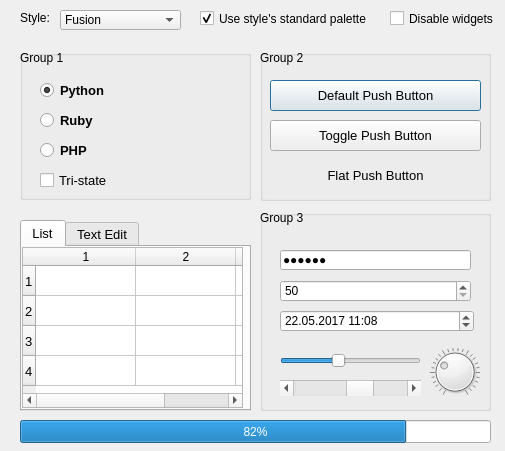
<?xml version="1.0" encoding="UTF-8"?>
<ui version="4.0">
 <class>MainWindow</class>
 <widget class="QMainWindow" name="MainWindow">
  <property name="geometry">
   <rect>
    <x>0</x>
    <y>0</y>
    <width>505</width>
    <height>451</height>
   </rect>
  </property>
  <property name="windowTitle">
   <string>MainWindow</string>
  </property>
  <widget class="QWidget" name="centralwidget">
   <widget class="QComboBox" name="comboBox_3">
    <property name="geometry">
     <rect>
      <x>60</x>
      <y>10</y>
      <width>121</width>
      <height>20</height>
     </rect>
    </property>
    <item>
     <property name="text">
      <string>Fusion</string>
     </property>
    </item>
   </widget>
   <widget class="QLabel" name="label_4">
    <property name="geometry">
     <rect>
      <x>20</x>
      <y>10</y>
      <width>51</width>
      <height>16</height>
     </rect>
    </property>
    <property name="font">
     <font>
      <pointsize>9</pointsize>
     </font>
    </property>
    <property name="text">
     <string>Style:</string>
    </property>
    <property name="textFormat">
     <enum>Qt::PlainText</enum>
    </property>
   </widget>
   <widget class="QGroupBox" name="groupBox">
    <property name="geometry">
     <rect>
      <x>20</x>
      <y>50</y>
      <width>231</width>
      <height>150</height>
     </rect>
    </property>
    <property name="title">
     <string/>
    </property>
    <widget class="QRadioButton" name="radioButton">
     <property name="geometry">
      <rect>
       <x>20</x>
       <y>10</y>
       <width>82</width>
       <height>60</height>
      </rect>
     </property>
     <property name="font">
      <font>
       <pointsize>10</pointsize>
       <weight>75</weight>
       <bold>true</bold>
      </font>
     </property>
     <property name="text">
      <string>Python</string>
     </property>
     <property name="checked">
      <bool>true</bool>
     </property>
    </widget>
    <widget class="QRadioButton" name="radioButton_2">
     <property name="geometry">
      <rect>
       <x>20</x>
       <y>40</y>
       <width>82</width>
       <height>60</height>
      </rect>
     </property>
     <property name="font">
      <font>
       <pointsize>10</pointsize>
       <weight>75</weight>
       <bold>true</bold>
      </font>
     </property>
     <property name="text">
      <string>Ruby</string>
     </property>
    </widget>
    <widget class="QRadioButton" name="radioButton_3">
     <property name="geometry">
      <rect>
       <x>20</x>
       <y>70</y>
       <width>82</width>
       <height>60</height>
      </rect>
     </property>
     <property name="font">
      <font>
       <pointsize>10</pointsize>
       <weight>75</weight>
       <bold>true</bold>
      </font>
     </property>
     <property name="text">
      <string>PHP</string>
     </property>
    </widget>
    <widget class="QCheckBox" name="checkBox_2">
     <property name="geometry">
      <rect>
       <x>20</x>
       <y>100</y>
       <width>70</width>
       <height>60</height>
      </rect>
     </property>
     <property name="font">
      <font>
       <pointsize>10</pointsize>
      </font>
     </property>
     <property name="tabletTracking">
      <bool>false</bool>
     </property>
     <property name="text">
      <string>Tri-state</string>
     </property>
     <property name="checked">
      <bool>false</bool>
     </property>
     <property name="autoRepeat">
      <bool>false</bool>
     </property>
     <property name="autoExclusive">
      <bool>false</bool>
     </property>
     <property name="tristate">
      <bool>true</bool>
     </property>
    </widget>
    <widget class="QLabel" name="label_5">
     <property name="geometry">
      <rect>
       <x>0</x>
       <y>0</y>
       <width>50</width>
       <height>16</height>
      </rect>
     </property>
     <property name="text">
      <string>Group 1</string>
     </property>
    </widget>
   </widget>
   <widget class="QCheckBox" name="checkBox">
    <property name="enabled">
     <bool>true</bool>
    </property>
    <property name="geometry">
     <rect>
      <x>200</x>
      <y>10</y>
      <width>191</width>
      <height>17</height>
     </rect>
    </property>
    <property name="font">
     <font>
      <pointsize>9</pointsize>
     </font>
    </property>
    <property name="autoFillBackground">
     <bool>false</bool>
    </property>
    <property name="text">
     <string>Use style's standard palette</string>
    </property>
    <property name="checked">
     <bool>true</bool>
    </property>
    <property name="tristate">
     <bool>false</bool>
    </property>
   </widget>
   <widget class="QCheckBox" name="checkBox_3">
    <property name="enabled">
     <bool>true</bool>
    </property>
    <property name="geometry">
     <rect>
      <x>390</x>
      <y>10</y>
      <width>111</width>
      <height>17</height>
     </rect>
    </property>
    <property name="font">
     <font>
      <pointsize>9</pointsize>
     </font>
    </property>
    <property name="autoFillBackground">
     <bool>false</bool>
    </property>
    <property name="text">
     <string>Disable widgets</string>
    </property>
    <property name="checked">
     <bool>false</bool>
    </property>
    <property name="tristate">
     <bool>false</bool>
    </property>
   </widget>
   <widget class="QLabel" name="label_6">
    <property name="geometry">
     <rect>
      <x>260</x>
      <y>50</y>
      <width>51</width>
      <height>16</height>
     </rect>
    </property>
    <property name="text">
     <string>Group 2</string>
    </property>
   </widget>
   <widget class="QGroupBox" name="groupBox_2">
    <property name="geometry">
     <rect>
      <x>260</x>
      <y>50</y>
      <width>231</width>
      <height>151</height>
     </rect>
    </property>
    <property name="title">
     <string/>
    </property>
    <widget class="QPushButton" name="pushButton">
     <property name="geometry">
      <rect>
       <x>10</x>
       <y>30</y>
       <width>211</width>
       <height>31</height>
      </rect>
     </property>
     <property name="font">
      <font>
       <pointsize>10</pointsize>
      </font>
     </property>
     <property name="text">
      <string>Default Push Button</string>
     </property>
     <property name="autoDefault">
      <bool>false</bool>
     </property>
     <property name="default">
      <bool>true</bool>
     </property>
    </widget>
    <widget class="QPushButton" name="pushButton_2">
     <property name="geometry">
      <rect>
       <x>10</x>
       <y>70</y>
       <width>211</width>
       <height>31</height>
      </rect>
     </property>
     <property name="font">
      <font>
       <pointsize>10</pointsize>
      </font>
     </property>
     <property name="text">
      <string>Toggle Push Button</string>
     </property>
    </widget>
    <widget class="QPushButton" name="pushButton_3">
     <property name="enabled">
      <bool>true</bool>
     </property>
     <property name="geometry">
      <rect>
       <x>10</x>
       <y>110</y>
       <width>211</width>
       <height>31</height>
      </rect>
     </property>
     <property name="font">
      <font>
       <pointsize>10</pointsize>
      </font>
     </property>
     <property name="text">
      <string>Flat Push Button</string>
     </property>
     <property name="flat">
      <bool>true</bool>
     </property>
    </widget>
   </widget>
   <widget class="QLabel" name="label_7">
    <property name="geometry">
     <rect>
      <x>260</x>
      <y>210</y>
      <width>51</width>
      <height>16</height>
     </rect>
    </property>
    <property name="text">
     <string>Group 3</string>
    </property>
   </widget>
   <widget class="QGroupBox" name="groupBox_3">
    <property name="geometry">
     <rect>
      <x>260</x>
      <y>210</y>
      <width>231</width>
      <height>201</height>
     </rect>
    </property>
    <property name="title">
     <string/>
    </property>
    <widget class="QSpinBox" name="spinBox">
     <property name="geometry">
      <rect>
       <x>20</x>
       <y>70</y>
       <width>191</width>
       <height>22</height>
      </rect>
     </property>
     <property name="minimum">
      <number>50</number>
     </property>
    </widget>
    <widget class="QDateTimeEdit" name="dateTimeEdit">
     <property name="geometry">
      <rect>
       <x>20</x>
       <y>100</y>
       <width>194</width>
       <height>22</height>
      </rect>
     </property>
     <property name="dateTime">
      <datetime>
       <hour>11</hour>
       <minute>8</minute>
       <second>0</second>
       <year>2017</year>
       <month>5</month>
       <day>22</day>
      </datetime>
     </property>
     <property name="displayFormat">
      <string>dd.MM.yyyy H:mm</string>
     </property>
    </widget>
    <widget class="QSlider" name="horizontalSlider">
     <property name="geometry">
      <rect>
       <x>20</x>
       <y>140</y>
       <width>141</width>
       <height>22</height>
      </rect>
     </property>
     <property name="value">
      <number>40</number>
     </property>
     <property name="orientation">
      <enum>Qt::Horizontal</enum>
     </property>
    </widget>
    <widget class="QDial" name="dial">
     <property name="enabled">
      <bool>true</bool>
     </property>
     <property name="geometry">
      <rect>
       <x>170</x>
       <y>130</y>
       <width>50</width>
       <height>64</height>
      </rect>
     </property>
     <property name="font">
      <font>
       <stylestrategy>PreferDefault</stylestrategy>
      </font>
     </property>
     <property name="mouseTracking">
      <bool>false</bool>
     </property>
     <property name="tabletTracking">
      <bool>false</bool>
     </property>
     <property name="contextMenuPolicy">
      <enum>Qt::DefaultContextMenu</enum>
     </property>
     <property name="layoutDirection">
      <enum>Qt::LeftToRight</enum>
     </property>
     <property name="value">
      <number>30</number>
     </property>
     <property name="invertedAppearance">
      <bool>false</bool>
     </property>
     <property name="invertedControls">
      <bool>false</bool>
     </property>
     <property name="wrapping">
      <bool>false</bool>
     </property>
     <property name="notchesVisible">
      <bool>true</bool>
     </property>
    </widget>
    <widget class="QScrollBar" name="horizontalScrollBar">
     <property name="geometry">
      <rect>
       <x>20</x>
       <y>170</y>
       <width>141</width>
       <height>16</height>
      </rect>
     </property>
     <property name="value">
      <number>60</number>
     </property>
     <property name="orientation">
      <enum>Qt::Horizontal</enum>
     </property>
    </widget>
    <widget class="QLineEdit" name="lineEdit_2">
     <property name="geometry">
      <rect>
       <x>20</x>
       <y>40</y>
       <width>191</width>
       <height>20</height>
      </rect>
     </property>
     <property name="text">
      <string>123456</string>
     </property>
     <property name="echoMode">
      <enum>QLineEdit::Password</enum>
     </property>
    </widget>
   </widget>
   <widget class="QTabWidget" name="tabWidget">
    <property name="geometry">
     <rect>
      <x>20</x>
      <y>220</y>
      <width>231</width>
      <height>191</height>
     </rect>
    </property>
    <property name="font">
     <font>
      <pointsize>10</pointsize>
      <weight>50</weight>
      <bold>false</bold>
     </font>
    </property>
    <property name="currentIndex">
     <number>0</number>
    </property>
    <widget class="QWidget" name="tab">
     <attribute name="title">
      <string>List</string>
     </attribute>
     <widget class="QTableWidget" name="tableWidget">
      <property name="geometry">
       <rect>
        <x>0</x>
        <y>0</y>
        <width>221</width>
        <height>161</height>
       </rect>
      </property>
      <row>
       <property name="text">
        <string>1</string>
       </property>
      </row>
      <row>
       <property name="text">
        <string>2</string>
       </property>
      </row>
      <row>
       <property name="text">
        <string>3</string>
       </property>
      </row>
      <row>
       <property name="text">
        <string>4</string>
       </property>
      </row>
      <column>
       <property name="text">
        <string>1</string>
       </property>
      </column>
      <column>
       <property name="text">
        <string>2</string>
       </property>
      </column>
      <column>
       <property name="text">
        <string>3</string>
       </property>
      </column>
     </widget>
    </widget>
    <widget class="QWidget" name="tab_2">
     <attribute name="title">
      <string>Text Edit</string>
     </attribute>
    </widget>
   </widget>
   <widget class="QProgressBar" name="progressBar">
    <property name="geometry">
     <rect>
      <x>20</x>
      <y>420</y>
      <width>471</width>
      <height>23</height>
     </rect>
    </property>
    <property name="value">
     <number>82</number>
    </property>
    <property name="invertedAppearance">
     <bool>false</bool>
    </property>
    <property name="textDirection">
     <enum>QProgressBar::TopToBottom</enum>
    </property>
   </widget>
  </widget>
 </widget>
 <resources/>
 <connections/>
</ui>
